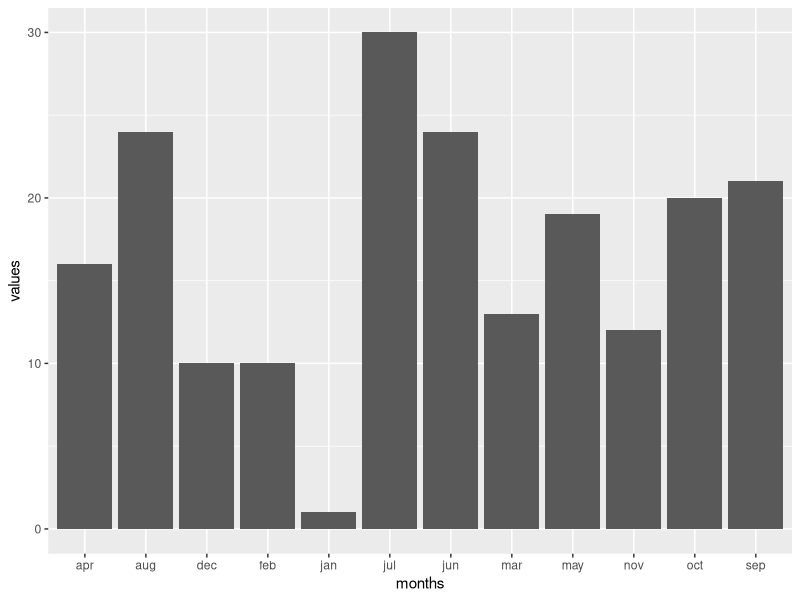

Reproduce this figure in R.
# make some data
months <-rep(c("jan", "feb", "mar", "apr", "may", "jun", 
               "jul", "aug", "sep", "oct", "nov", "dec"), 2)
chickens <-c(1, 2, 3, 3, 3, 4, 5, 4, 3, 4, 2, 2)
eggs <-c(0, 8, 10, 13, 16, 20, 25, 20, 18, 16, 10, 8)
values <-c(chickens, eggs)
type <-c(rep("chickens", 12), rep("eggs", 12))
mydata <-data.frame(months, values)

library(ggplot2)

p <-ggplot(mydata, aes(months, values))

p +geom_bar(stat = "identity")